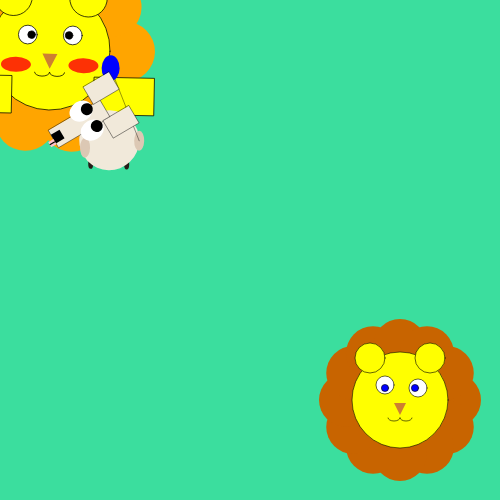
Frame 1 (no input)
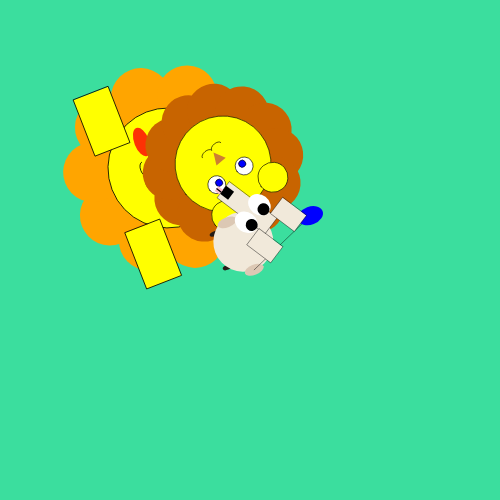
Frame 60 (no input)
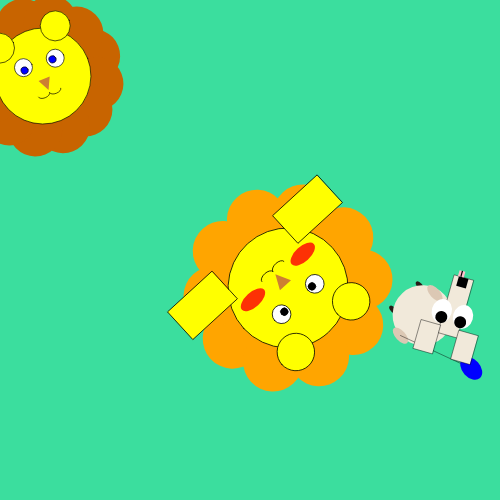
Frame 120 (the mouse pressed at the canvas centre since frame 60)

The p5.js sketch that drew these frames (run headless with seeded random() and noise() and a simulated clock; from frame 60 on, the mouse is pressed at the canvas centre):

// p5.js sketch
// ── sketch.js
let lox = 50;
let loy = 50;
let speedx = 2;
let speedy = 2;

let lox2 = 400;
let loy2 = 400;
let speedx2 = -3;
let speedy2 = -4;
//let bblionColor = color(random("red"),random(196,245,34),random(245,34,97));
let bbAngle = 0;


let t1x = 100;
let t1y = 100;
let t1speedx = 3;
let t1speedy = 2;

function setup() {
  createCanvas(500, 500);
  noStroke();
  fill(200);
}

function draw() {
  background(59,222,158); 

  //Big lion
  lion(lox, loy, frameCount * 0.02, 0.75);
  lox += speedx;
  loy += speedy;
  if (lox <= 0 || lox >= width) {
    speedx *= -1;
  }
  if (loy <= 0 || loy >= height) {
    speedy *= -1;
  }

  // Baby lion
  lion2(lox2, loy2, frameCount * -0.03, 0.6);
  lox2 += speedx2;
  loy2 += speedy2;
  bbAngle += 1;

  if (lox2 <= 0 || lox2 >= width) speedx2 *= -1;
  if (loy2 <= 0 || loy2 >= height) speedy2 *= -1;

//borrow code from Sean: thank you Sean!

thomas(t1x, t1y, frameCount * 0.02, 0.75);
  t1x += t1speedx;
  t1y += t1speedy;

  if (t1x > width) t1x = 0;
  if (t1x < 0) t1x = width;
  if (t1y > height) t1y = 0;
  if (t1y < 0) t1y = height;

}


function lion(lx,ly,rot) {
push();
translate(lx,ly);
rotate(rot);
scale(.75);
mane(100);
head();
eye();
ear();
nose();
mouth();
cutiecheek();
leg();
pop();
}

function lion2(lx, ly, rot, sc) {
  push();
  translate(lx, ly);
  rotate(bbAngle);
  scale(sc);
  bbMane(150);
  head();
  bbEye(); 
  ear();
  nose();
  mouth();
  pop();
}

function mane (size){
  //console.log("mane");
  push();
  fill(255, 165, 0); 
  for (let i = 0; i < 360; i += 36) {
    let x = cos(radians(i)) * 100;
    let y = sin(radians(i)) * 100;
    ellipse( x, y, size * 0.8, size * 0.8);
  }
  pop();
}


function ear(){
  push();
  fill(255, 255, 0);
  stroke(1);
  ellipse(50, -70, 50, 50); // right ear
  ellipse(-50, -70, 50, 50); // left ear
  pop();
  }

function head() {
    //console.log("head");
  push();
  fill(255, 255, 0);
  stroke(1);
  ellipse(0, 0, 160, 160);
  pop();
  }
  
function eye(){
  //console.log("eye");
  push();
  fill(255);
  stroke(1);
  ellipse(-30, -20, 25, 25);
  ellipse(30, -20, 25, 25);
  fill(0);
  ellipse(-25, -20, 10, 10);
  ellipse(25, -20, 10, 10);
  pop();
}

function nose() {
//console.log("nose");
  push();
  fill(205, 127, 50); //bronze: https://htmlcolorcodes.com/colors/shades-of-brown/
  triangle(-10, 5, 10, 5, 0, 25);
  pop();
}

function mouth() {
  //console.log("mouth");
  push();
  noFill();
  stroke(0);
  arc(-10, 30, 20, 10, 0, PI);
  arc(10, 30, 20, 10, 0, PI);
  pop();
}

function cutiecheek() {
    //console.log("cutiecheek");

  push();
  fill(253, 49, 5);
  ellipse(45, 20, 40, 20); // Right cheek
  ellipse(-45, 20, 40, 20); // Left cheek
  pop();
}
function leg(){
 //console.log("leg");

 push();
fill(255, 255, 0);
stroke(1);
rect(60, 35, 80, 50); // right 
rect(-130, 35, 80, 50); //left
  pop();
}

function bbMane(size) {
      //console.log("bbMane");
  push();
  fill(200, 100, 0);
  for (let i = 0; i < 360; i += 30) {
    let x = cos(radians(i)) * 90;
    let y = sin(radians(i)) * 90;
    ellipse( x, y, size * 0.6, size * 0.6);
  }
  pop();
}

function bbEye() {
    //console.log("bbEye");
  push();
  fill(255);
  stroke(1);
  ellipse(-25, -25, 30, 30);
  ellipse(30, -20, 30, 30);
  fill(0,0,255);
  ellipse(-25, -20, 12, 12);
  ellipse(25, -20, 12, 12);
  pop();
}
function bbPuppil(){
  //console.log("pupil");
  push();
  fill(0);
  ellipse(-25, -20, 10, 10);
  ellipse(25, -20, 10, 10);
  pop();
}


//Thomas, borrow code
function thomas(lx, ly, rot) {
  push();
  translate(lx, ly);
  rotate(rot);
  scale(0.4);
  rearpaws();
  tbody();
  holdballoon();
  rotate(45);
  thead();
  lookup();
  snout();
  tongue();
  pop();
}

function rearpaws(){
  //rearpaws;
  push();
  fill(38, 28, 23);
  ellipse(-20, 160, 12.5, 25);
  ellipse(70, 160, 12.5, 25);
  pop();
}

function tbody(){
  //body
  fill(241, 233, 218);
  noStroke();
  ellipse(25, 100, 150, 150);
}

function holdballoon(){
  //front paws
  push();
  fill(220, 200, 180);
  ellipse(-35, 120, 25, 50);
  ellipse(100, 100, 25, 50);
   stroke ('black');
  line(100, 100, 25, -80);
  noStroke();
  fill ('blue');
  ellipse(25, -80, 45,65);
  pop();
}
function thead(){
    //head241, 233, 218
    push();
    fill(241, 233, 218);
    stroke(1);
    rect(0,0,50,150);  // anchor
    rect(-49,-55,50,75);
    rect(49,-55,50,75);
    pop();
}

function propellerhat(){
  push();
  noStroke();
  fill ('red');
  circle(25,0,50);
  fill('black');
  rect(22, -34, 5, 10);
  fill (52, 228, 234);
  ellipse(17, -34, 15, 5);
  ellipse(32, -34, 15, 5);
  pop();
}

function scalp(){
    //scalp / hat
    push();
    noStroke();
    circle(25, 0, 50);
    pop();
}

function lookup (){
  push();
  //eyes
  fill(255);
  ellipse(55,55,50,60);
  ellipse(0,55,50,60);
  fill(0);
  ellipse(3,40,30,30);
  ellipse(52,40,30,30);

  pop();
}

function snout(){
  push();
  //snout
  fill(0);
  square(12.5, 125, 25);
  pop();
}

function tongue(){
    push();
    //tongue
    fill('pink');
    square(25, 150, 15);
    fill('black');
    rect(31, 150, 3, 15);
    pop();
}
